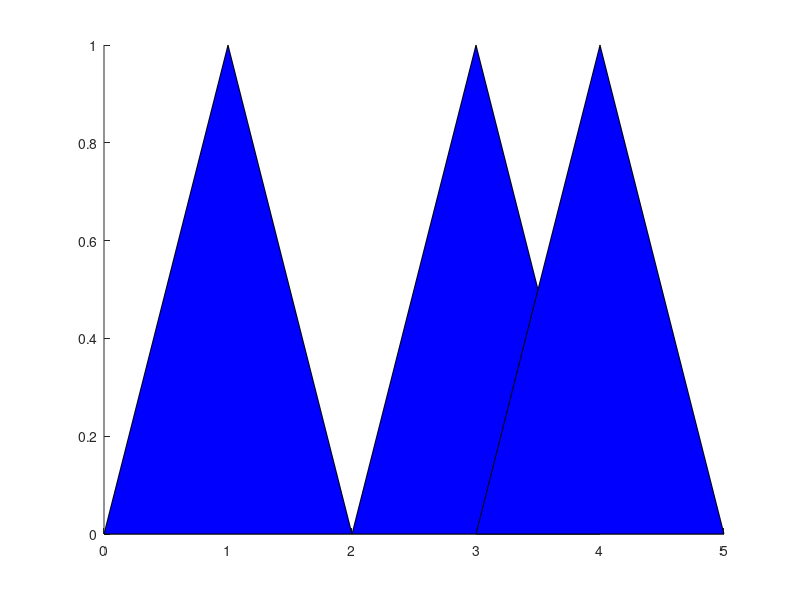

MATLAB code to generate this figure:
function my_pickPatch
   figure
   x = [0 1 2];
   y = [0 1 0];
   hGroup = hggroup('ButtonDownFcn',@my_groupCB);
   patch(x,y,'b',...
      'Parent',hGroup,...
      'HitTest','off')
   patch(x+2,y,'b',...
      'Parent',hGroup,...
      'HitTest','off')
   patch(x+3,y,'b',...
      'Parent',hGroup,...
      'HitTest','off')
end

function my_groupCB(src,~)
   s = src.Children;
   set(s,'FaceColor',rand(1,3))
end
